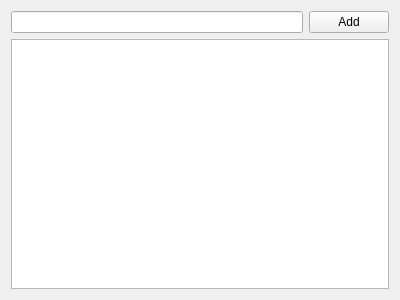
<?xml version="1.0" encoding="UTF-8"?>
<ui version="4.0">
 <class>EmployeesView</class>
 <widget class="QWidget" name="EmployeesView">
  <property name="geometry">
   <rect>
    <x>0</x>
    <y>0</y>
    <width>400</width>
    <height>300</height>
   </rect>
  </property>
  <property name="windowTitle">
   <string>Form</string>
  </property>
  <layout class="QVBoxLayout" name="verticalLayout">
   <item>
    <layout class="QHBoxLayout" name="horizontalLayout">
     <item>
      <widget class="QLineEdit" name="lineEdit"/>
     </item>
     <item>
      <widget class="QPushButton" name="pushButton">
       <property name="text">
        <string>Add</string>
       </property>
      </widget>
     </item>
    </layout>
   </item>
   <item>
    <widget class="QTableView" name="tableView"/>
   </item>
  </layout>
 </widget>
 <resources/>
 <connections/>
</ui>
